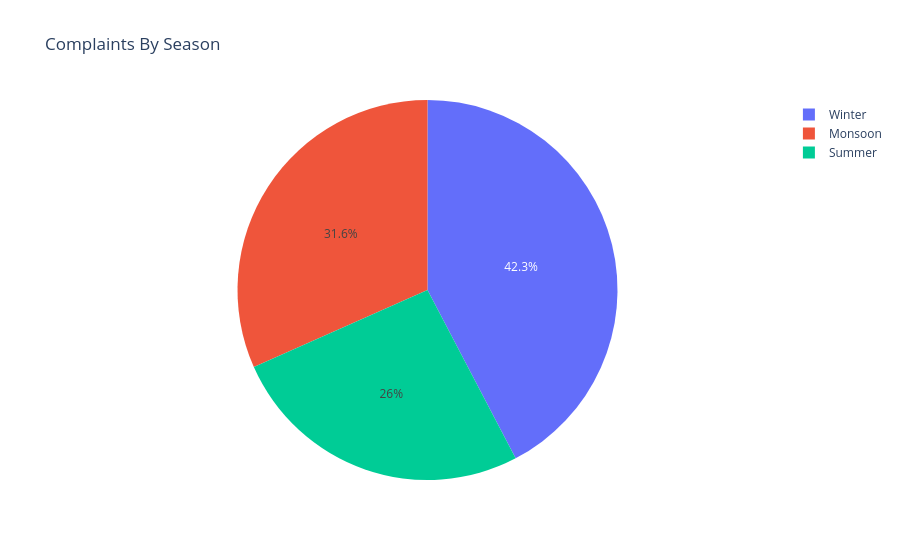

This figure's notebook cell:
### Code cell
season_df = (

    master_df

    .groupby("season_flag")

    .size()

    .reset_index(
        name="complaints"
    )

)

fig = px.pie(

    season_df,

    names="season_flag",

    values="complaints",

    title="Complaints By Season"
)

fig.show()

### Figure 1 — Plotly figure (JSON) as saved in the notebook; plotly's stock layout.template omitted (floating-point values rounded to 4 significant figures)
{"data": [{"domain": {"x": [0, 1], "y": [0, 1]}, "hovertemplate": "season_flag=%{label}<br>complaints=%{value}<extra></extra>", "labels": ["Monsoon", "Summer", "Winter"], "legendgroup": "", "name": "", "showlegend": true, "type": "pie", "values": [16749, 13774, 22397]}], "layout": {"legend": {"tracegroupgap": 0}, "title": {"text": "Complaints By Season"}}}
